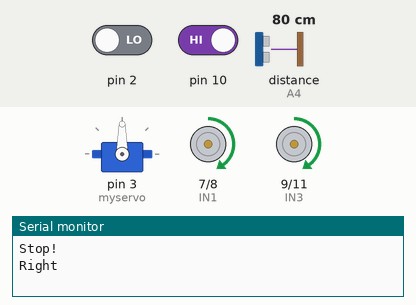
Recording of a sketch running on a simulated Arduino Uno, built with avr-gcc and run on an emulated ATmega328P. On the bench: servo, motor-driver pin pairs drawn as motors (green arrow = first pin HIGH = forward, orange = second pin HIGH = backward, longer = more drive, scaled by the enable pin), the last lines printed to the serial monitor. Wiring (inferred from the names in the program): ultrasonic range finder: trigger A5; echo A4. The test bench sets the inputs (shaded band); at power-on: pin 2 LOW, pin 10 HIGH, distance to the obstacle (sensor on A4) 80 cm. The echo pulse lasts 58.3 µs per cm.

Above: at 1.2 s.
1.3 s: pin 2 driven HIGH and pin 10 driven LOW
At 2.4 s:
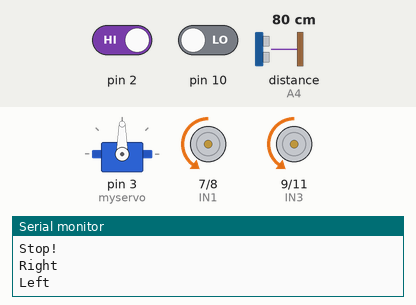
Timing chart, 0 to 4.3 s (numbered marks = the images above; inputs shaded):
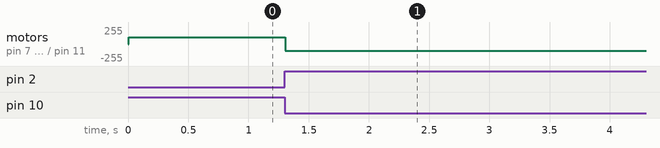

The sketch:

EnhancedCruiseControl.ino
```cpp
//Christopher Ho
//500840595
//christopher.j.ho@ryerson.ca

#include <Servo.h>  //servo library
Servo myservo;      // create servo object to control servo

//Ultrasonic sensor variables
int Echo = A4;
int Trig = A5;
int distance = 0;

//Line Tracking IO define
#define LT_R !digitalRead(10)
#define LT_M !digitalRead(4)
#define LT_L !digitalRead(2)

//Motor controller pins
#define ENA 5
#define ENB 6
#define IN1 7
#define IN2 8
#define IN3 9
#define IN4 11
int carSpeed = 100;
#define carSpeed2 100

// True/False depending on which lane its starting in
int current_lane = 0; // 0=right 1=left


void forward() {
  analogWrite(ENA, carSpeed);
  analogWrite(ENB, carSpeed);
  digitalWrite(IN1, HIGH);
  digitalWrite(IN2, LOW);
  digitalWrite(IN3, LOW);
  digitalWrite(IN4, HIGH);
  Serial.println("Forward");
}

void back() {
  analogWrite(ENA, carSpeed);
  analogWrite(ENB, carSpeed);
  digitalWrite(IN1, LOW);
  digitalWrite(IN2, HIGH);
  digitalWrite(IN3, HIGH);
  digitalWrite(IN4, LOW);
  Serial.println("Back");
}

void left() {
  analogWrite(ENA, carSpeed2);
  analogWrite(ENB, carSpeed2);
  digitalWrite(IN1, LOW);
  digitalWrite(IN2, HIGH);
  digitalWrite(IN3, LOW);
  digitalWrite(IN4, HIGH);
  Serial.println("Left");
}

void right() {
  analogWrite(ENA, carSpeed2);
  analogWrite(ENB, carSpeed2);
  digitalWrite(IN1, HIGH);
  digitalWrite(IN2, LOW);
  digitalWrite(IN3, HIGH);
  digitalWrite(IN4, LOW);
  Serial.println("Right");
}

void stop() {
  digitalWrite(ENA, LOW);
  digitalWrite(ENB, LOW);
  Serial.println("Stop!");
}

/* Ultrasonic distance measurement method */
int Distance_test() {
  digitalWrite(Trig, LOW);
  delayMicroseconds(2);
  digitalWrite(Trig, HIGH);
  delayMicroseconds(20);
  digitalWrite(Trig, LOW);
  float Fdistance = pulseIn(Echo, HIGH);
  Fdistance = Fdistance / 58;
  return (int)Fdistance;
}

/* Functions to change lanes */
void switch_to_left() {
  left();
  delay(1200);

  while (!LT_L) {
    forward();
  }

  right();
  delay(1300);

  left();
  delay(800);

  while (!LT_L) {
    forward();
  }

  right();
  delay(1300);
}

void switch_to_right() {
  right();
  delay(1300);

  while (!LT_R) {
    forward();
  }

  left();
  delay(1300);
}

void setup() {
  myservo.attach(3, 500, 2500);  // attach servo on pin 3 to servo object (new servo range is 500-2500)
  Serial.begin(9600);
  pinMode(10, INPUT);
  pinMode(4, INPUT);
  pinMode(2, INPUT);

  pinMode(Echo, INPUT);
  pinMode(Trig, OUTPUT);
  pinMode(IN1, OUTPUT);
  pinMode(IN2, OUTPUT);
  pinMode(IN3, OUTPUT);
  pinMode(IN4, OUTPUT);
  pinMode(ENA, OUTPUT);
  pinMode(ENB, OUTPUT);
  stop();
}

/* Updates frequently */
void loop() {
  myservo.write(90);
  distance = Distance_test();

  if (distance < 30) { //change condition to switch lanes
    //Switch lanes
    if (current_lane == 0) {
      switch_to_left();
      current_lane = 1;
    }
    else if (current_lane == 1) {
      switch_to_right();
      switch_to_right();
      current_lane = 0;
    }
  }
  else if(distance < 40){
    carSpeed = 80;
  }
  else if(distance < 50){
    carSpeed = 100;
  }
  else if(distance > 50){
    carSpeed = 130;
  }

  if (LT_R) {
    left();
    while (LT_R);
  }
  else if (LT_L) {
    right();
    while (LT_L);
  }
  else if (!LT_L && !LT_M && !LT_R) {
    forward();
    delay(1);
  }
}//Loop ends
```

Measured:
- after the input at 1.3 s, motor on pin 7 (IN1) / pin 8 (IN2), motor on pin 9 (IN3) / pin 11 (IN4): forward 100/255 → backward 100/255 at once
